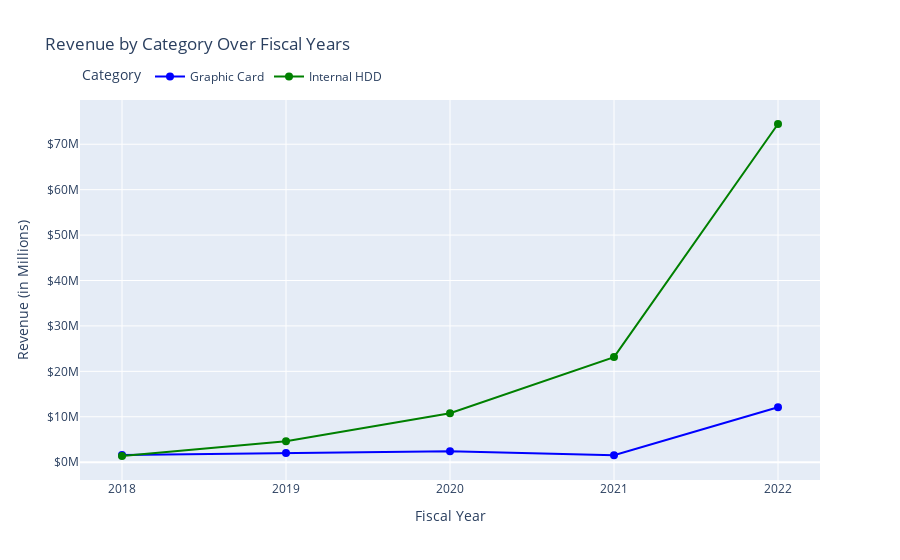

The code cell stored with this chart in its notebook:
### Markdown cell above
#### Plot revenue by category for all fiscal_years to see evolution of revenue.

### Code cell
# Data for the years and categories
data = {
    'fiscal_year': [2018, 2019, 2020, 2021, 2022],
    'Graphic Card': [1.579097e+06, 2.013284e+06, 2.387499e+06, 1.520041e+06, 1.209958e+07],
    'Internal HDD': [1.364914e+06, 4.628319e+06, 1.078542e+07, 2.314113e+07, 7.445633e+07]
}

# Convert data to DataFrame
df = pd.DataFrame(data)

# Initialize the Plotly figure
fig = go.Figure()

# Plot for each category
fig.add_trace(
    go.Scatter(
        x=df['fiscal_year'],
        y=df['Graphic Card'] / 1e6,  # Convert to millions
        mode='lines+markers',
        name='Graphic Card',
        line=dict(color='blue', width=2),
        marker=dict(size=8)
    )
)

fig.add_trace(
    go.Scatter(
        x=df['fiscal_year'],
        y=df['Internal HDD'] / 1e6,  # Convert to millions
        mode='lines+markers',
        name='Internal HDD',
        line=dict(color='green', width=2),
        marker=dict(size=8)
    )
)

# Update x-axis properties
fig.update_xaxes(
    title_text='Fiscal Year',
    tickvals=df['fiscal_year'],  # Set the tick values to years
    ticktext=[str(year) for year in df['fiscal_year']]  # Format tick labels as integers
)

# Update y-axis properties
fig.update_yaxes(
    title_text='Revenue (in Millions)',
    tickprefix='$',
    tickformat=',.0f',  # Format numbers as 1M, 2M, etc.
    ticksuffix='M'  # Add 'M' suffix for millions
)

# Update layout properties
fig.update_layout(
    title_text='Revenue by Category Over Fiscal Years',
    legend_title_text='Category',
    xaxis_title='Fiscal Year',
    yaxis_title='Revenue (in Millions)',
    showlegend=True,
    legend=dict(x=0, y=1.1, orientation='h'),
    grid=dict(rows=1, columns=1)
)

fig.show()

### Figure 1 — Plotly figure (JSON) as saved in the notebook; plotly's stock layout.template omitted (floating-point values rounded to 4 significant figures)
{"data": [{"line": {"color": "blue", "width": 2}, "marker": {"size": 8}, "mode": "lines+markers", "name": "Graphic Card", "type": "scatter", "x": [2018, 2019, 2020, 2021, 2022], "y": [1.579, 2.013, 2.387, 1.52, 12.1]}, {"line": {"color": "green", "width": 2}, "marker": {"size": 8}, "mode": "lines+markers", "name": "Internal HDD", "type": "scatter", "x": [2018, 2019, 2020, 2021, 2022], "y": [1.365, 4.628, 10.79, 23.14, 74.46]}], "layout": {"grid": {"columns": 1, "rows": 1}, "legend": {"orientation": "h", "title": {"text": "Category"}, "x": 0, "y": 1.1}, "showlegend": true, "title": {"text": "Revenue by Category Over Fiscal Years"}, "xaxis": {"ticktext": ["2018", "2019", "2020", "2021", "2022"], "tickvals": [2018, 2019, 2020, 2021, 2022], "title": {"text": "Fiscal Year"}}, "yaxis": {"tickformat": ",.0f", "tickprefix": "$", "ticksuffix": "M", "title": {"text": "Revenue (in Millions)"}}}}
